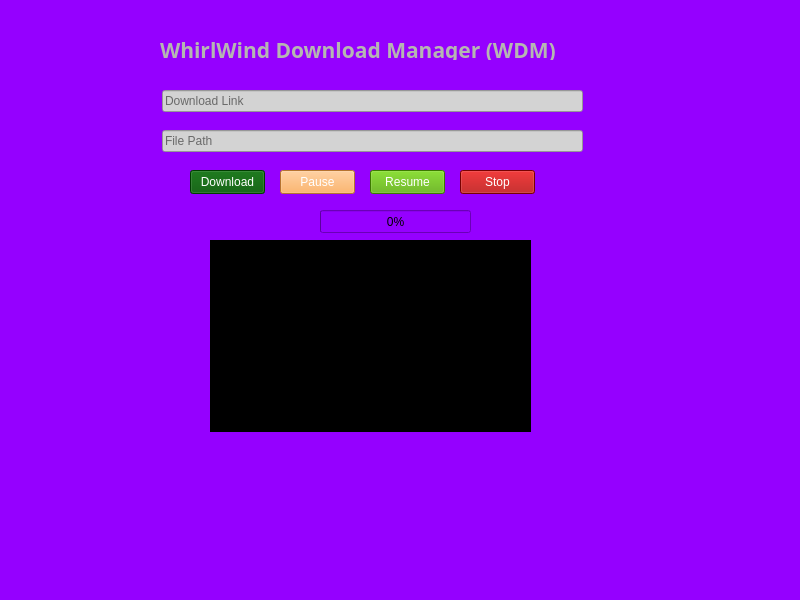
<?xml version="1.0" encoding="UTF-8"?>
<ui version="4.0">
 <class>Widget</class>
 <widget class="QWidget" name="Widget">
  <property name="geometry">
   <rect>
    <x>0</x>
    <y>0</y>
    <width>800</width>
    <height>600</height>
   </rect>
  </property>
  <property name="windowTitle">
   <string>WhirlWind Download Manager (WDM)</string>
  </property>
  <property name="styleSheet">
   <string notr="true">QWidget{background-color:rgb(149, 0, 255);
}</string>
  </property>
  <widget class="QPushButton" name="pushButton">
   <property name="geometry">
    <rect>
     <x>190</x>
     <y>170</y>
     <width>75</width>
     <height>24</height>
    </rect>
   </property>
   <property name="styleSheet">
    <string notr="true">QPushButton{
color:rgb(255, 255, 255);
background-color:rgb(0, 85, 0);
}</string>
   </property>
   <property name="text">
    <string>Download</string>
   </property>
  </widget>
  <widget class="QLineEdit" name="lineEdit">
   <property name="geometry">
    <rect>
     <x>162</x>
     <y>90</y>
     <width>421</width>
     <height>22</height>
    </rect>
   </property>
   <property name="styleSheet">
    <string notr="true">QLineEdit{
color:rgb(0, 0, 0);
background-color:rgb(211, 211, 211);
}</string>
   </property>
   <property name="placeholderText">
    <string>Download Link</string>
   </property>
  </widget>
  <widget class="QLabel" name="label">
   <property name="geometry">
    <rect>
     <x>160</x>
     <y>40</y>
     <width>431</width>
     <height>20</height>
    </rect>
   </property>
   <property name="font">
    <font>
     <family>Arial Black</family>
     <pointsize>16</pointsize>
     <italic>false</italic>
     <bold>true</bold>
    </font>
   </property>
   <property name="styleSheet">
    <string notr="true">QLabel{
color:rgb(182, 182, 178);
	font: 900 16pt &quot;Arial Black&quot;;
}</string>
   </property>
   <property name="text">
    <string>WhirlWind Download Manager (WDM)</string>
   </property>
  </widget>
  <widget class="QLineEdit" name="lineEdit_2">
   <property name="geometry">
    <rect>
     <x>162</x>
     <y>130</y>
     <width>421</width>
     <height>22</height>
    </rect>
   </property>
   <property name="styleSheet">
    <string notr="true">QLineEdit{
color:rgb(0, 0, 0);
background-color:rgb(211, 211, 211);
}</string>
   </property>
   <property name="placeholderText">
    <string>File Path</string>
   </property>
  </widget>
  <widget class="QProgressBar" name="progressBar">
   <property name="geometry">
    <rect>
     <x>320</x>
     <y>210</y>
     <width>151</width>
     <height>23</height>
    </rect>
   </property>
   <property name="value">
    <number>0</number>
   </property>
  </widget>
  <widget class="QPushButton" name="pushButton_2">
   <property name="geometry">
    <rect>
     <x>280</x>
     <y>170</y>
     <width>75</width>
     <height>24</height>
    </rect>
   </property>
   <property name="styleSheet">
    <string notr="true">QPushButton{
color:rgb(255, 255, 255);
background-color:rgb(255, 161, 67);
}</string>
   </property>
   <property name="text">
    <string>Pause</string>
   </property>
  </widget>
  <widget class="QPushButton" name="pushButton_3">
   <property name="geometry">
    <rect>
     <x>460</x>
     <y>170</y>
     <width>75</width>
     <height>24</height>
    </rect>
   </property>
   <property name="styleSheet">
    <string notr="true">QPushButton{
color:rgb(255, 255, 255);
background-color:rgb(170, 0, 0);
}</string>
   </property>
   <property name="text">
    <string>Stop</string>
   </property>
  </widget>
  <widget class="QPushButton" name="pushButton_4">
   <property name="geometry">
    <rect>
     <x>370</x>
     <y>170</y>
     <width>75</width>
     <height>24</height>
    </rect>
   </property>
   <property name="styleSheet">
    <string notr="true">QPushButton{
color:rgb(255, 255, 255);
background-color:rgb(85, 170, 0);
}</string>
   </property>
   <property name="text">
    <string>Resume</string>
   </property>
  </widget>
  <widget class="QTextBrowser" name="textBrowser">
   <property name="geometry">
    <rect>
     <x>210</x>
     <y>240</y>
     <width>321</width>
     <height>192</height>
    </rect>
   </property>
   <property name="autoFillBackground">
    <bool>false</bool>
   </property>
   <property name="styleSheet">
    <string notr="true">QTextBrowser{
color:rgb(85, 255, 0);
background-color:rgb(0, 0, 0);
}</string>
   </property>
   <property name="frameShadow">
    <enum>QFrame::Sunken</enum>
   </property>
   <property name="sizeAdjustPolicy">
    <enum>QAbstractScrollArea::AdjustToContents</enum>
   </property>
  </widget>
 </widget>
 <resources/>
 <connections/>
</ui>
